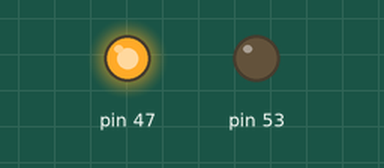
Simulated run of this sketch. Board: Arduino Mega 2560, built with avr-gcc and run on an emulated ATmega2560. On the bench: output pins drawn as LEDs (lit = HIGH).

Above: at 1.0 s.
At 3.0 s:
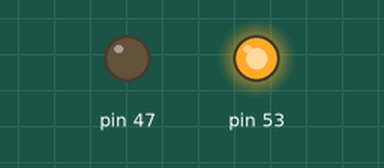
At 5.0 s:
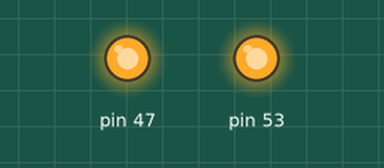
Timing chart, 0 to 7.8 s (numbered marks = the images above):
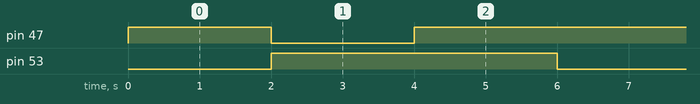

The sketch:

sketch_feb24a.ino
```cpp
void setup() {
  // put your setup code here, to run once:
pinMode(53,OUTPUT);

pinMode(47,OUTPUT);


}

void loop() {
  // put your main code here, to run repeated
 digitalWrite(53,LOW);
  digitalWrite(47,HIGH);
  delay(2000);
 digitalWrite(47,LOW);
 digitalWrite(53,HIGH);
 delay(2000);
  digitalWrite(47,HIGH);
  delay(2000);
 // digitalWrite(47,LOW);
   //digitalWrite(53,LOW);
   //delay(2000);


}
```

Measured:
- by itself, pin 47: repeats every 6.0 s: LOW 2.0 s, HIGH 4.0 s
- by itself, pin 53: alternates HIGH for 4.0 s and LOW for 2.0 s
- by itself, everything shown: repeats every 6.0 s, in 3 steps
